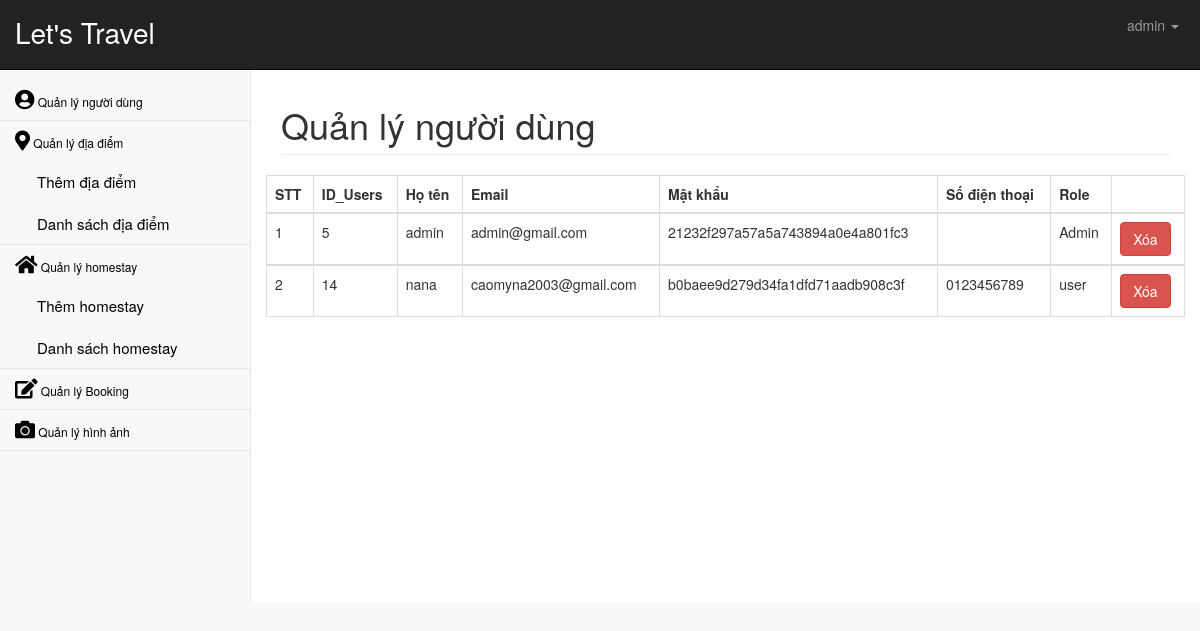
The page /admin/index.php?page=users.php (signed in) on the database as committed earlier.
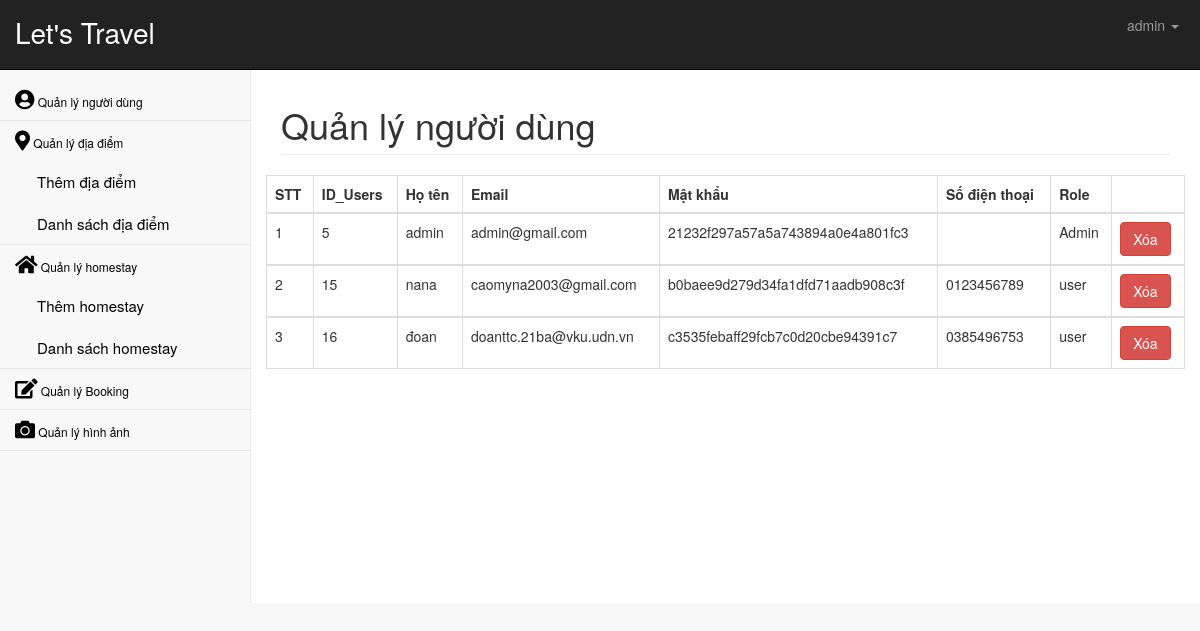
The same page on the database as committed later.
### tables this page shows
CREATE TABLE `users` (
  `id_users` int(11) NOT NULL,
  `fullname` varchar(50) NOT NULL,
  `password` varchar(50) NOT NULL,
  `email` varchar(100) DEFAULT NULL,
  `phone_number` varchar(20) DEFAULT NULL,
  `role` tinyint(1) DEFAULT 0
);

### model.php (called while the page is built, shortened)
<?php
    function connect_DB() {
        $dsn = 'mysql:host=localhost;dbname=homestay';
        $userAd = 'root';
        $passAd = '';
        try {
        $db = new PDO($dsn, $userAd, $passAd);
        }
        catch (PDOException $e) {
            $messageError = $e->getMessage();
            exit();
        }
        return $db;
    }
    function selectUser() {
        $db = connect_DB();
        $query = "SELECT * FROM users";
        $statement = $db->prepare($query);
        $statement->execute();
        $result = $statement->fetchAll();
        return $result;
    }
?>

### admin/modules/users.php (the view, shortened to what this page needs)
<?php
    include('../model.php');
?>
<div class="container-fluid">
    <div class="row">
        <div class="col-lg-12">
            <h1 class="page-header">Quản lý người dùng</h1>
        </div>
    </div>
    <div class="row">
        <table class="table table-bordered table-hover">
            <thead>
                <tr>
                    <th>STT</th>
                    <th>ID_Users</th>
                    <th>Họ tên</th>
                    <th>Email</th>
                    <th>Mật khẩu</th>
                    <th>Số điện thoại</th>
                    <th>Role</th>
                    <th></th>
                </tr>
            </thead>
            <tbody>
                <?php
                    $users = selectUser();
                    $index = 1;
                    foreach($users as $item) :
                ?>
                <tr>
                    <td><?php echo $index++; ?></td>
                    <td name="id_users"><?php echo $item['id_users']; ?></td>
                    <td><?php echo $item['fullname']; ?></td>
                    <td><?php echo $item['email']; ?></td>
                    <td><?php echo $item['password']; ?></td>
                    <td><?php echo $item['phone_number']; ?></td>
                    <td>
                        <?php
                            if ($item['role']==1) {
                                echo 'Admin';
                            }else{
                                echo 'user';
                            }
                        ?>
                    </td>
                    <td>
                        <a href="index.php?page=users.php&id_users=<?php echo $item['id_users']; ?>" onclick = "deleteUserByID($item['id_users'])" class="btn btn-danger">Xóa</a>
                    </td>
                </tr>
            </tbody>
            <?php endforeach;?>
        </table>
    </div>
</div>

Rows that differ between the two databases and show on the page:
removed users: id_users "14", fullname "nana", email "caomyna2003@gmail.com", password "b0baee9d279d34fa1dfd71aadb908c3f", phone_number "0123456789", role "user"
added users: id_users "15", fullname "nana", email "caomyna2003@gmail.com", password "b0baee9d279d34fa1dfd71aadb908c3f", phone_number "0123456789", role "user"
added users: id_users "16", fullname "đoan", email "doanttc.21ba@vku.udn.vn", password "c3535febaff29fcb7c0d20cbe94391c7", phone_number "0385496753", role "user"
